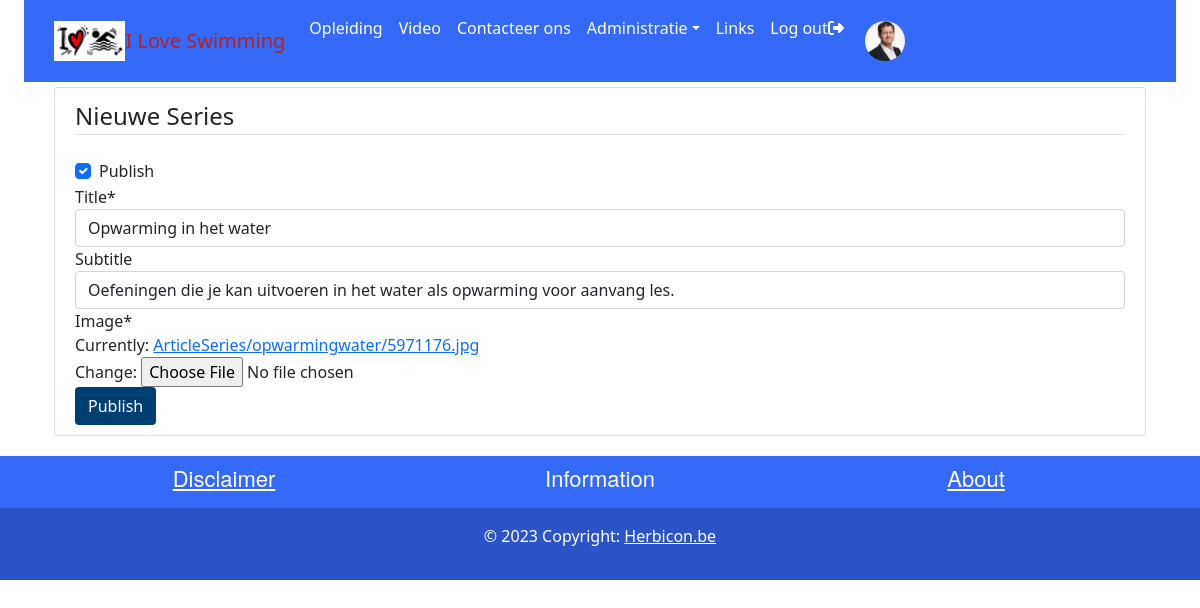
Page /opwarmingwater/update/ (signed in) on the committed database.
### users/models.py (models this page shows, shortened)
class CustomUser(AbstractUser):
    STATUS= (
        ('regular', 'regular'),
        ('subscriber','subscriber'),
        ('moderator','moderator')
    )
    def image_upload_to(self, instance=None):
        if instance:
            return os.path.join("Users", instance)
        return None
    email = models.EmailField(unique=True)
    status = models.CharField(max_length=100, choices=STATUS, default='regular')
    description = models.TextField('Description', max_length=600, default='', blank=True)
    image = models.ImageField(default='default/avatar.png',upload_to=image_upload_to)
    follows = models.ManyToManyField("self",related_name="followed_by", symmetrical=False,blank=True)

### main/models.py (models this page shows, shortened)
class ArticleSeries(models.Model):
    def image_upload_to(self, instance=None):
        if instance:
            return os.path.join("ArticleSeries", slugify(self.slug), instance)
        return None
    title = models.CharField(max_length=200)
    subtitle = models.CharField(max_length=200, default="", blank=True)
    slug = models.SlugField("Series slug", null=False, blank=False, unique=True)
    published = models.DateTimeField("Date published", default=timezone.now)
    publish = models.BooleanField(default=False)
    author = models.ForeignKey(get_user_model(), default=1, on_delete=models.SET_DEFAULT)
    image = models.ImageField(default='default/noimage.jpg',upload_to=image_upload_to, max_length=255)
    class Meta:
        verbose_name_plural = "Series"
        ordering = ['-published']

### main/decorators.py (the view)
        def _wrapped_view(request, *args, **kwargs):
            if not request.user.is_superuser:
                messages.error(request, "Jij hebt niet de nodige rechten om hier toegang te hebben...")
                return redirect(redirect_url)
            return view_func(request, *args, **kwargs)

### main/forms.py
class SeriesUpdateForm(forms.ModelForm):
    class Meta:
        model = ArticleSeries
        fields = ["publish","title","subtitle","image",]

### main/views.py (called while the page is built)
@user_is_superuser
def series_update(request, series):
    matching_series = ArticleSeries.objects.filter(slug=series).first()
    if request.method == "POST":
        form = SeriesUpdateForm(request.POST, request.FILES, instance=matching_series)
        if form.is_valid():
            form.save()
            return redirect('homepage')
    else:
        form = SeriesUpdateForm(instance=matching_series)
        return render(
            request=request,
            template_name='main/new_record.html',
            context={
                "object": "Series",
                "form": form
                }
            )

### main/templates/main/new_record.html (shortened to what this page needs)
{% extends "main/header.html" %}
{% load crispy_forms_tags %}
{% block content %}
    <div class="content-section">
        <form method="POST" enctype="multipart/form-data">
            <fieldset class="form-group">
                <legend class="border-bottom mb-4">Nieuwe {{ object }}</legend>
                {{ form|crispy }}
            </fieldset>
            <div class="form-group">
                <button class="btn btncolor" type="submit">Publish</button>
            </div>
        </form>
    </div>
{% endblock content %}

### main/templates/main/navbar.html (shortened to what this page needs)
    <link href="https://cdn.jsdelivr.net/npm/bootstrap@5.0.0/dist/css/bootstrap.min.css" rel="stylesheet">
<header class="site-header" style="margin-bottom: 5px">
    <div class="container-fluid">
        <nav class="navbar navbar-expand-lg" style="background-color: rgb(53, 105, 248);">
                <div class="container">
                        <img src="/static/images/favicon.png" alt="Logo"   height="40" class="d-inline-block align-text-center">
                        <a class="navbar-brand" style="color: firebrick;"href="{%url 'index'%}"> I Love Swimming</a>
                            <div class="collapse navbar-collapse" id="collapsibleNavbar">
                                <ul class="navbar-nav me-auto mb-2 mb-lg-0">
                                        {% if user.is_authenticated %}
                                            <li class="nav-item">
                                                <a class="nav-link" href="{%url 'homepage'%}">Opleiding</a>
                                            </li>
                                            <li class="nav-item">
                                                <a class="nav-link" href="{%url 'video'%}">Video</a>
                                            </li>
                                        {% endif %}
                                            <li class="nav-item">
                                                <a class="nav-link" href="{% url 'contact' %}">Contacteer ons</a>
                                            </li>
                                    {% if user.is_authenticated %}
                                        {% if user.is_superuser %}
                                            <li class="nav-item dropdown">
                                                <a class="nav-link dropdown-toggle" href="#" role="button" data-bs-toggle="dropdown">Administratie</a>
                                            </li>
                                        {% endif %}
                                            <li class="nav-item">
                                                <a class="nav-link" href="{% url 'links' %}">Links</a>
                                            </li>
                                            <li class="nav-item" >
                                                <a class="nav-link" href="{% url 'logout' %}">Log out<i class="fas fa-sign-out-alt"></i></a>
                                            </li>
                                            <li class="nav-item align-content-end">
                                                <a class="nav-link" href="{% url 'profile' user.username %}">
                                            <img class="rounded-circle account-img profile-image" style="height: 50px;width: 50px; "  , src="{{user.image.url}}"></a>
                                            </li>
                                    {% endif %}
                                </ul>
                        </div>
                </div>
        </nav>
    </div>
</header>

### main/static/main/main.css (style rules this page uses)
:root { --footercolor: #003F72; --navbarcolor: #003F72; --btncolor: #003F72; --socialcolor: #003F72; --brightText: #ffffff; }
.btncolor { background-color: var(--btncolor) !important; color: var(--brightText) !important; }
body { background: #fafafa; }
.site-header .navbar-nav .nav-link { color: var(--brightText); }
.content-section { background: #ffffff; padding: 10px 20px; border: 1px solid #dddddd; border-radius: 3px; margin-bottom: 20px; }
.profile-image { width: 125px; height: 125px; padding: 5px; }

### rows in the picture
CustomUser: image (picture)
ArticleSeries: publish "☑", title "Opwarming in het water", subtitle "Oefeningen die je kan uitvoeren in het water als opwarming voor aanvang les."

### other values in the picture
{{ object }} "Series"
